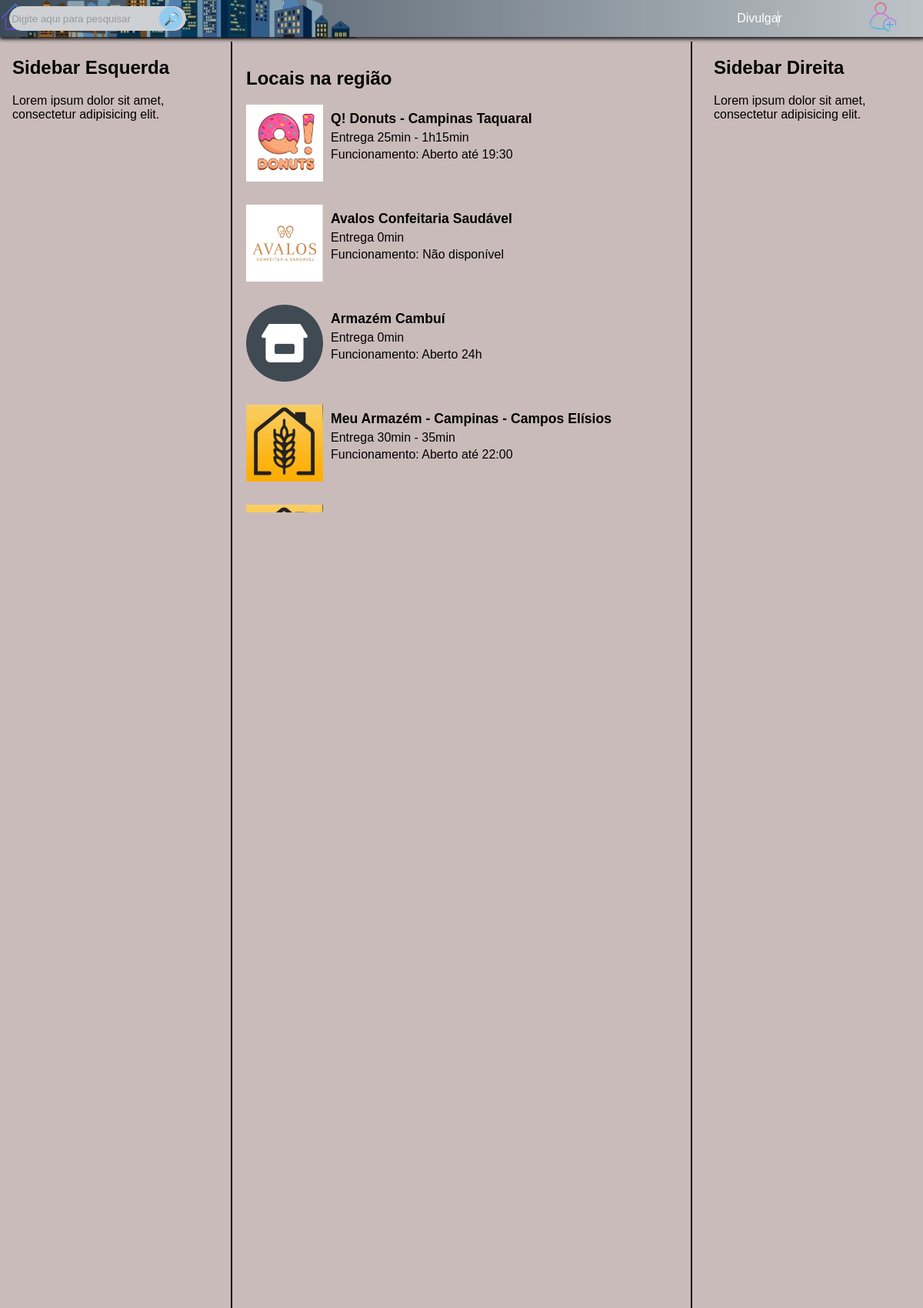
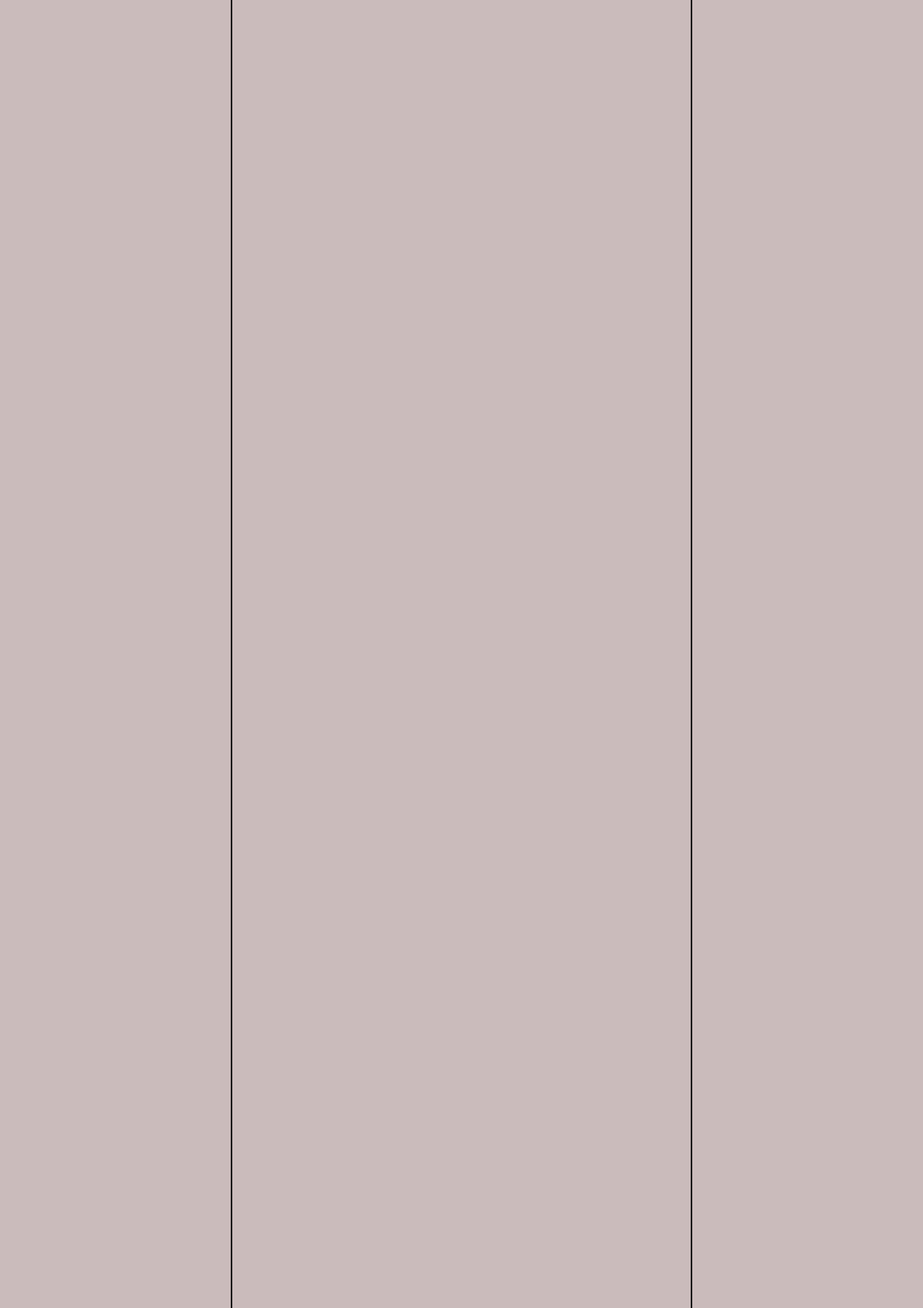
The page / (upper part) on the database its author committed (2 pictures, top to bottom).
### tables this page shows
CREATE TABLE lojas (
        id INTEGER PRIMARY KEY AUTOINCREMENT,
        store_name TEXT,
        store_details TEXT,
        opening_hours TEXT,
        contact NUMBER,
        address TEXT,
        image_path TEXT
    );

### main.py (the view)
@app.route("/")
def home():
    user = session.get('user')
    try:
        conn = conectar_banco()
        cursor = conn.cursor()
        cursor.execute("SELECT * FROM lojas")
        lojas = cursor.fetchall()
        conn.close()
        lojas_dict = [dict(zip([column[0] for column in cursor.description], row)) for row in lojas]
        for loja in lojas_dict:
            if 'image_path' in loja:
                loja['image_path'] = loja['image_path'].replace('\\', '/')
                loja['image_path'] = loja['image_path'].replace('static', '')
        content_with_lojas = {
            "title": "Locais na região",
            "lojas": lojas_dict
        }
        return render_template("home.html", content=content_with_lojas, user=user)
    except sqlite3.Error as e:
        return render_template("home.html", content=original_content, user=user)

### app/models.py (called while the page is built)
def conectar_banco():
    db_folder = os.path.join(os.path.dirname(os.path.dirname(__file__)), 'Data')
    if not os.path.exists(db_folder):
        os.makedirs(db_folder)
    db_path = os.path.join(db_folder, 'Banco.db')
    conn = sqlite3.connect(db_path)
    return conn

### templates/home.html (shortened to what this page needs)
{% extends "base.html" %}
{% block content %}
    <div class="sidebar-left">
        <h2>Sidebar Esquerda</h2>
        <p>Lorem ipsum dolor sit amet, consectetur adipisicing elit.</p>
    </div>
    <div class="separator-l"></div>
    <div class="main-content">
        <h1>{{ content.title }}</h1>
        {% if content.lojas %}
        <div class="lojas-container" id="lojas-container">
            {% for loja in content.lojas %}
            <a href="#" class="loja-item-link" onclick="selectStore(event, '{{ loja['store_name'] }}', '{{ loja['store_details'] }}', '{{ loja['opening_hours'] }}', '{{ url_for('static', filename=loja['image_path']) }}')">
                <div class="loja-item">
                    <img src="{{ url_for('static', filename=loja['image_path']) }}" alt="{{ loja['store_name'] }}" width="100">
                    <div class="info_lojas">
                        <h3>{{ loja['store_name'] }}</h3>
                        <p>{{ loja['store_details'] }}</p>
                        <p>Funcionamento: {{ loja['opening_hours'] }}</p>
                    </div>
                </div>
            </a>
            {% endfor %}
        </div>
        {% else %}
            <p>Não há lojas para mostrar no momento.</p>
        {% endif %}
    </div>
    <div class="separator-r"></div>
    <div class="sidebar-right">
        <h2>Sidebar Direita</h2>
        <p>Lorem ipsum dolor sit amet, consectetur adipisicing elit.</p>
    </div>
{% endblock %}

### templates/base.html (shortened to what this page needs)
<!DOCTYPE html>
<html lang="pt-br">
<head>
    <link rel="stylesheet" type="text/css" href="{{ url_for('static', filename='css/home.css') }}">
</head>
<body>
    <div class="container">
        <section class="navbar-top">
            <div class="navbar">
                <a href="{{ url_for('home') }}">
                </a>
                <div class="navbar-left">
                    <img src="{{ url_for('static', filename='icons/cidade.png') }}" alt="" class="icon-city">
                </div>
                <div class="search">
                    <form action="/search" method="GET">
                        <input class="searchBox" type="search" id="search" name="q" placeholder="Digite aqui para pesquisar">
                        <button class="searchButton" type="submit"></button>
                    </form>
                </div>
                <div class="navbar-center">
                    <a href="{{ url_for('divulgar') }}" class="menu-link">Divulgar</a>
                 </div>
                <div class="navbar-right">
                    <div class="usuario">
                    </div>
                    <div class="dropdown">
                        <a href="/login" id="profile-link" data-logged-in="{% if user %}true{% else %}false{% endif %}">
                            {% if user %}
                                <img src="{{ url_for('static', filename='icons/Desconectado.png') }}" alt="Ícone de Perfil Conectado" class="profile-icon">
                            {% else %}
                                <img src="{{ url_for('static', filename='icons/Conectado.png') }}" alt="Ícone de Perfil Desconectado" class="profile-icon">
                            {% endif %}
                        </a>
                    </div>
                </div>
            </div>
        </section>
        <section class="content">
            {% block content %}{% endblock %}
        </section>
    </div>
</body>
</html>

### static/css/home.css (style rules this page uses)
body { font-family: Arial, sans-serif; background-color: #cabbbb; margin: 0rem; overflow: hidden; }
input[type="search"] { display: flex; align-items: center; justify-content: space-between; padding-right: 40px; width: 230px; height: 2rem; border-radius: 50px; background: #ced0d3; border: 1px solid #ccc; }
input[type="search"]::placeholder { color: #999; }
input[type="search"] + button { position: absolute; top: 50%; right: 5px; transform: translateY(-50%); width: 30px; height: 30px; background: #91cbf0; border: none; border-radius: 50%; cursor: pointer; }
input[type="search"] + button::before { content: "\1F50E"; font-family: "Segoe UI Symbol", sans-serif; font-size: 16px; color: #6b6868; line-height: 30px }
.navbar { position: fixed; height: 3rem; width: 100%; left: 0rem; background: linear-gradient(to right, rgba(44,62,80,0.9), rgba(189,195,199,1)); color: #fff; display: flex; justify-content: space-between; align-items: center; padding: -1rem 25px; box-shadow: 0 2px 5px rgba(34, 33, 33, 0.918); }
.navbar-top { position: fixed; top: 0; left: 0; width: 100%; color: #fff; height: 3rem; display: flex; justify-content: space-between; align-items: center; padding: 0 25px; box-shadow: 0 2px 5px rgba(34, 33, 33, 0.918); }
.navbar-left { margin-top: -2.18rem; display: flex; width: 1rem; margin-left: -33%; z-index: -2; }
.navbar-center { text-decoration: None; margin-top: 0rem; margin-right: -31%; display: flex; align-items: center; color: #e7e2e2; }
.navbar-center a { text-decoration: None; color: #ffffff; }
.navbar-right { margin-top: 0rem; display: flex; align-items: center; }
.usuario { margin-right: 10px; }
.profile-icon { width: 40px; height: 40px; border-radius: 50%; margin-left: 10px; }
.dropdown { position: relative; display: inline-block; margin-right: 2rem; z-index: 2; }
.search { position: relative; display: inline-block; right: 30%; z-index: 2; }
.main-content { margin-top: 3rem; margin-left: 300px; margin-right: 300px; padding: 20px; overflow-y: auto; }
.sidebar-left { position: fixed; top: 3.4rem; left: 1rem; width: 15rem; height: calc(100% - 3rem); background-color: #cabbbb; overflow-y: auto; z-index: -1; }
.sidebar-right { position: fixed; top: 3.4rem; right: 2rem; width: 15rem; height: calc(100% - 3rem); background-color: #cabbbb; overflow-y: auto; z-index: -1; }
.separator-l { border-left: 2px solid #070707; height: 100%; position: fixed; top: 3.4rem; left: 300px; }
.separator-r { border-left: 2px solid #070707; height: 100%; position: fixed; top: 3.4rem; right: 300px; }
.lojas-container { display: grid; grid-template-columns: repeat(auto-fit, minmax(300px, 1fr)); gap: 20px; max-height: 510px; flex-wrap: wrap; }
.loja-item { display: grid; grid-template-columns: auto 1fr; gap: 10px; margin-bottom: 10px; transition: box-shadow 0.3s; }
.loja-item h3 { font-size: 1.1rem; margin-bottom: -.7rem; margin-top: .5rem; }
.loja-item p { margin-bottom: -.7rem; }
.loja-item-link { display: block; width: 100%; text-decoration: none; color: inherit; }

### rows shown on the page
lojas: image_path (picture), store_name "Q! Donuts - Campinas Taquaral", store_details "Entrega 25min - 1h15min", opening_hours "Aberto até 19:30"
lojas: image_path (picture), store_name "Avalos Confeitaria Saudável", store_details "Entrega 0min", opening_hours "Não disponível"
lojas: image_path (picture), store_name "Armazém Cambuí", store_details "Entrega 0min", opening_hours "Aberto 24h"
lojas: image_path (picture), store_name "Meu Armazém - Campinas - Campos Elísios", store_details "Entrega 30min - 35min", opening_hours "Aberto até 22:00"
lojas: image_path (picture)

### other values the page prints
{{ content.title }} "Locais na região"
